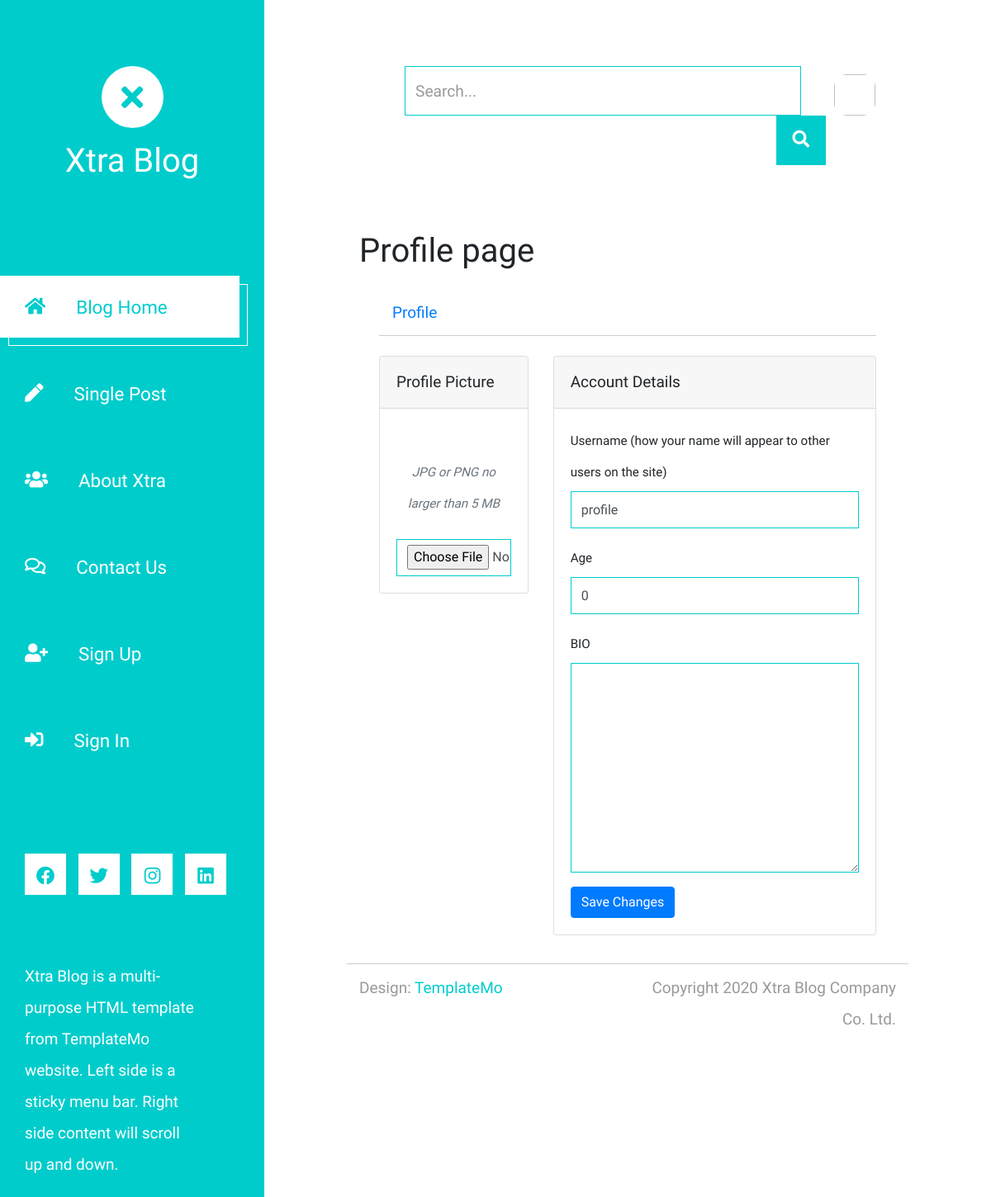
Before: /accounts/profile/1 with the older database file.
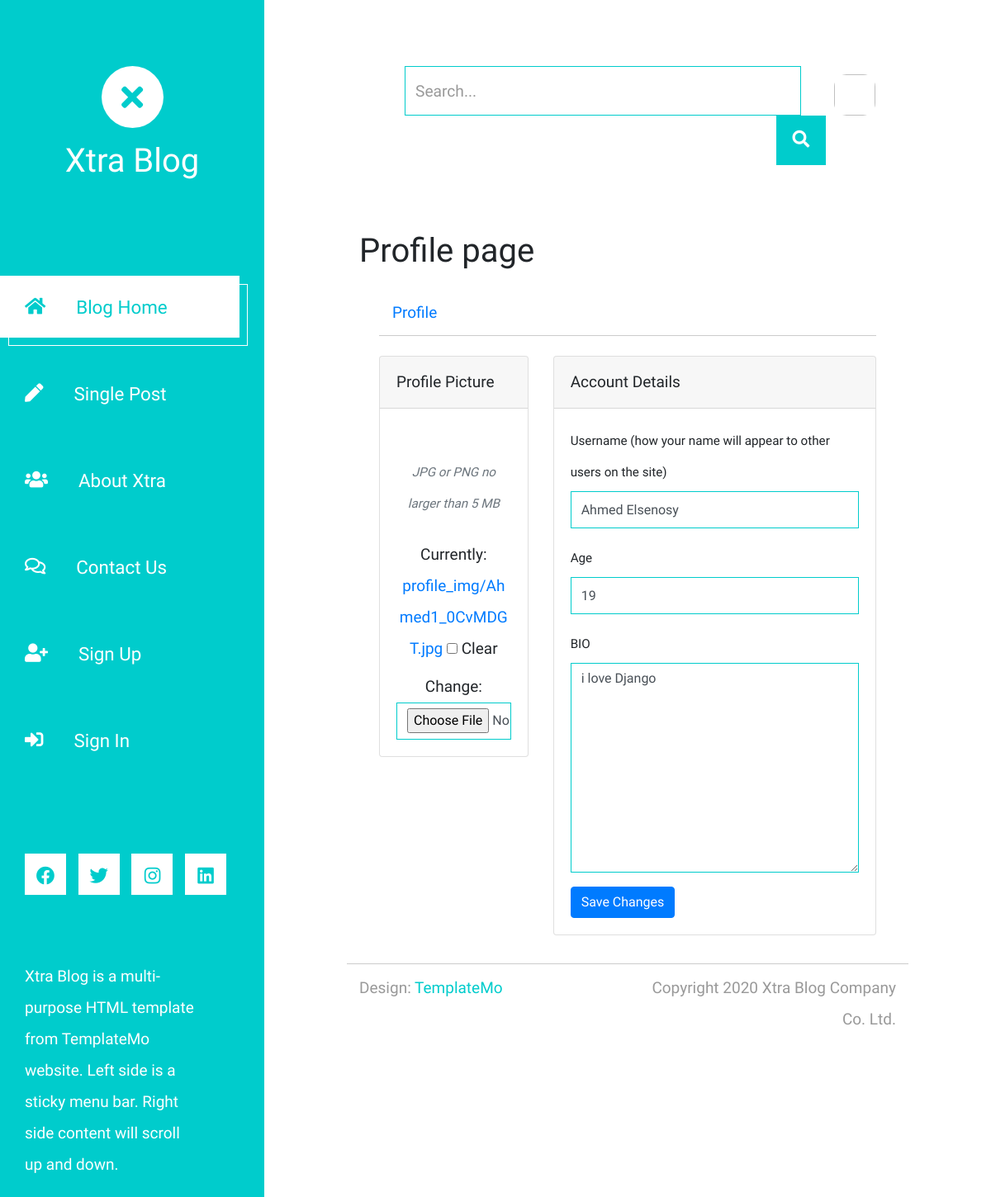
After: the same page with the newer database file.
### accounts/models.py (models this page shows, shortened)
class Profile (models.Model):
    user = models.OneToOneField(User , on_delete=models.CASCADE)
    name = models.CharField(max_length=200)
    age = models.IntegerField(default=0 , blank=True)
    img = models.ImageField(upload_to='profile_img/' , blank=True)
    bio = models.TextField()

### accounts/views.py (the view)
# urls.py: path('profile/<int:pk>' , create_profile , name='profile'),
def create_profile(request , pk):
    profile = Profile.objects.get(id = pk)
    if request.POST:
        form = ProfileForm(request.POST , request.FILES , instance = profile)
        if form.errors:
            messages.error(request , f'{form.errors}')
        if form.is_valid():
            new = form.save(commit=False)
            new.user = request.user
            new.save()
            messages.success(request , "Profile Updated successfully.")
            return redirect('profile' , profile.id)
    else:
        form = ProfileForm(instance = profile)
    return render(request , 'profile.html' , {'form' : form , 'profile' : profile})

### accounts/forms.py
class ProfileForm(forms.ModelForm):
    class Meta:
        model = Profile
        exclude = ('user',)
    def __init__(self, *args, **kwargs):
        super(ProfileForm , self).__init__(*args, **kwargs)
        for field_name , field in self.fields.items():
            field.widget.attrs['class'] = 'form-control'

### accounts/templates/profile.html (shortened to what this page needs)
{% extends 'base.html' %}
{% block content %}
  <h1>Profile page</h1>
  <div class="container-xl px-4 mt-4">
    <nav class="nav nav-borders">
        <a class="nav-link active ms-0" href="https://www.bootdey.com/snippets/view/bs5-edit-profile-account-details" target="__blank">Profile</a>
    </nav>
    <hr class="mt-0 mb-4">
    <form method="POST" enctype="multipart/form-data">
    <div class="row">
        <div class="col-xl-4">
            <div class="card mb-4 mb-xl-0">
                <div class="card-header">Profile Picture</div>
                <div class="card-body text-center">
                    <div class="small font-italic text-muted mb-4">JPG or PNG no larger than 5 MB</div>
                    {{form.img}}
                </div>
            </div>
        </div>
        <div class="col-xl-8">
            <div class="card mb-4">
                <div class="card-header">Account Details</div>
                <div class="card-body">
                        <div class="mb-3">
                            <label class="small mb-1" for="inputUsername">Username (how your name will appear to other users on the site)</label>
                            {{form.name}}
                        </div>
                        <div class="mb-3">
                            <label class="small mb-1" for="inputUsername">Age</label>
                            {{form.age}}
                        </div>
                        <div class="mb-3">
                            <label class="small mb-1" for="inputEmailAddress">BIO</label>
                            {{form.bio}}
                        </div>
                        <input class="btn btn-primary" type="submit" value="Save Changes">
                </div>
              </div>
            </form>
        </div>
    </div>
{% endblock content %}

Changed rows visible on the page:
changed Profile: name "profile" → "Ahmed Elsenosy"; age "0" → "19"; bio (not shown) → "i love Django"
Other visible differences:
form field img: (not shown) → "☐"
text now shown: "Currently: profile_img/Ahmed1_0CvMDGT.jpg Clear Change:"
